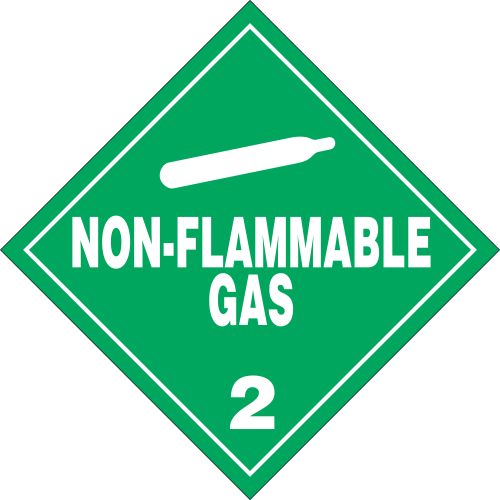
#> input picture Test_Images/placard-2-non-flammable-gas.png, 500 x 500 px
$ python -i ocr.py   (imports and definitions only)
#> lines starting #> are read from the running program, lines starting #| are printed output that depends on the picture; after the words box and inside, x2 and y2 are one past the last pixel; in counts of white or black regions, pixels touching at a corner belong together
#> further down, picture is the input picture: shape (500, 500, 3); mean B, G, R 190.2, 218.8, 152.8
import cv2
import numpy as np
from PIL import Image
import os
import pytesseract
import string
from difflib import SequenceMatcher

#list of the possible texts found on the hazmat labels
words = ['CORROSIVE','RADIOACTIVE I','RADIOACTIVE II', 'RADIOACTIVE III', 'RADIOACTIVE',
	'INHALATION HAZARD', 'POISON', 'ORGANIC PEROXIDE', 'OXIDZER', 'EXPLOSIVE', 'POISONOUS GAS',
	'BLASTING AGENT', 'FLAMMABLE GAS', 'NON FLAMMABLE GAS', 'FLAMMABLE LIQUID', 'DANGEROUS WHEN WET',
	'SPONTANEOUSLY COMBUSTIBLE', 'COMBUSTIBLE', 'FLAMMABLE', 'FUEL OIL', 'GASOLINE', 'TOXIC']

def ocr(image):
	#preprocessing to help tesseract with OCR
	grey = cv2.cvtColor(image,cv2.COLOR_BGR2GRAY)
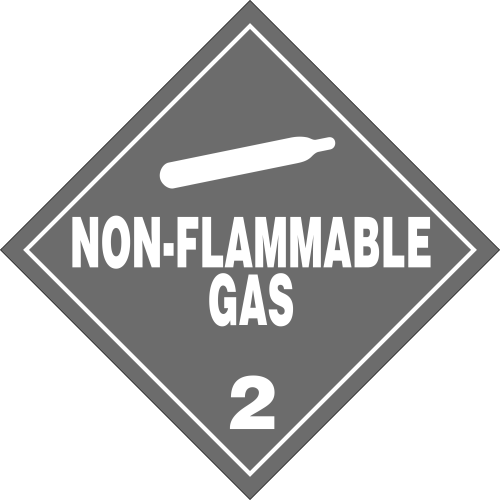
#> grey: shape (500, 500); min 60, max 255, mean 195.7
	grey = cv2.threshold(grey, 0, 255,cv2.THRESH_BINARY | cv2.THRESH_OTSU)[1]
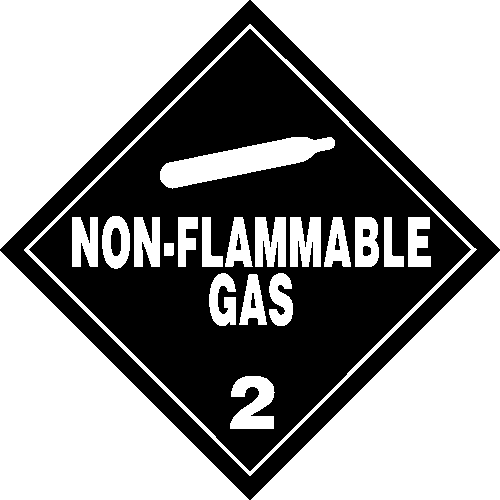
#> grey: shape (500, 500); 59.6% white; 8 black regions, largest, box (x1, y1, x2, y2) and area: (29, 29, 471, 471) 77767, (0, 0, 500, 500) 22831, (111, 228, 121, 256) 240
	grey = cv2.medianBlur(grey, 3)
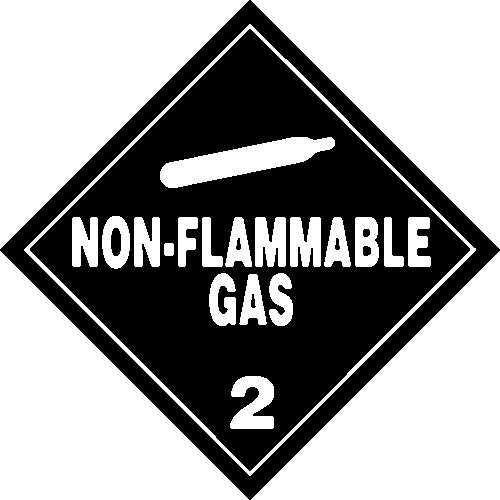
#> grey: shape (500, 500); 59.6% white; 8 black regions, largest, box (x1, y1, x2, y2) and area: (30, 29, 470, 471) 77802, (0, 0, 500, 500) 22832, (111, 228, 121, 256) 240

	#create a new image for tesseract to use
	filename = "{}.png".format(os.getpid())
	cv2.imwrite(filename, image)

	#run tesseract with a restriction on whitelisted charcters
#> (the run stopped early here; a loop or call above may not have finished)

$ run again, on Test_Images/placard-2-oxygen-notext-noclass.png
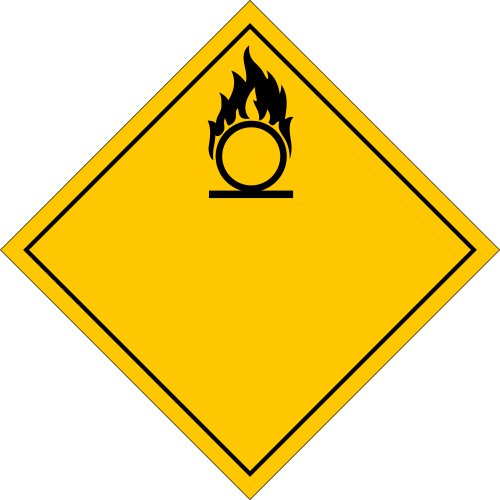
#> input picture Test_Images/placard-2-oxygen-notext-noclass.png, 500 x 500 px
#> picture is the input picture: shape (500, 500, 3); mean B, G, R 127.5, 218.1, 243.7
#> in ocr, `grey = cv2.threshold(grey, 0, 255,cv2.THRESH_BINARY | cv2.THRESH_OTSU)..`:
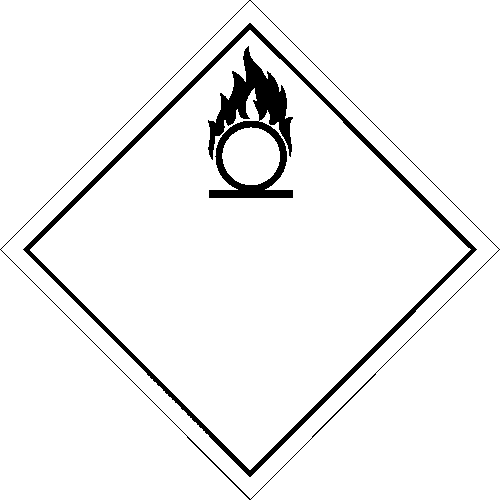
#> grey: shape (500, 500); 95.1% white; 3 black regions, box (x1, y1, x2, y2) and area: (23, 23, 477, 477) 5989, (208, 46, 293, 198) 5200, (0, 0, 500, 500) 1125
#> in ocr, `grey = cv2.medianBlur(grey, 3)`:
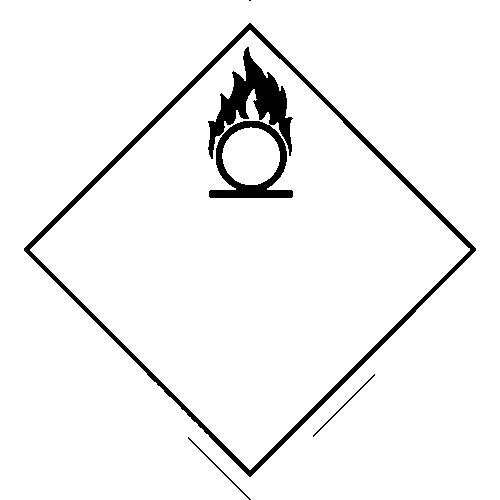
#> grey: shape (500, 500); 95.4% white; 5 black regions (1 under 20 px), largest, box (x1, y1, x2, y2) and area: (24, 23, 476, 477) 5990, (208, 47, 293, 198) 5201, (188, 437, 251, 500) 125, (313, 374, 375, 437) 124

$ run again, on Test_Images/placard-4-dangerous-when-wet.png
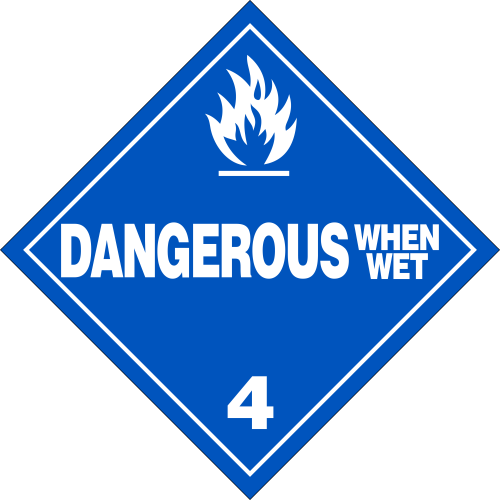
#> input picture Test_Images/placard-4-dangerous-when-wet.png, 500 x 500 px
#> picture is the input picture: shape (500, 500, 3); mean B, G, R 227.7, 185.6, 152
#> in ocr, `grey = cv2.threshold(grey, 0, 255,cv2.THRESH_BINARY | cv2.THRESH_OTSU)..`:
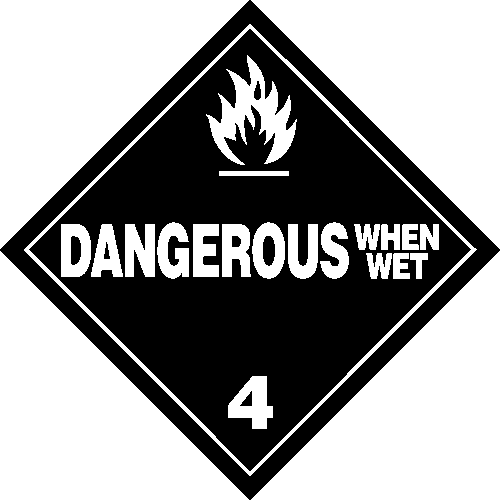
#> grey: shape (500, 500); 59.2% white; 8 black regions, largest, box (x1, y1, x2, y2) and area: (29, 29, 471, 471) 78234, (0, 0, 500, 500) 22831, (263, 236, 275, 266) 301
#> in ocr, `grey = cv2.medianBlur(grey, 3)`:
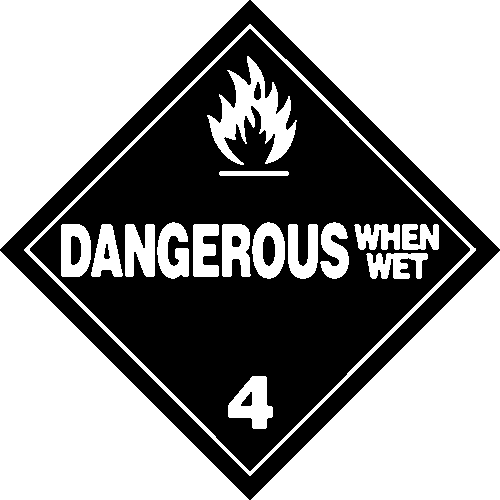
#> grey: shape (500, 500); 59.2% white; 8 black regions, largest, box (x1, y1, x2, y2) and area: (30, 29, 470, 471) 78263, (0, 0, 500, 500) 22832, (263, 236, 275, 266) 300

$ run again, on Test_Images/placard-5_2-organic-peroxide.png
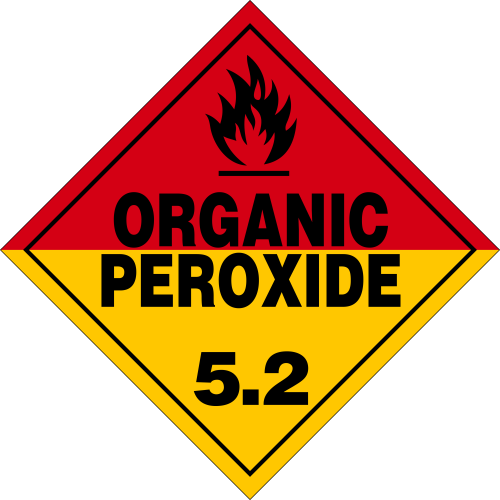
#> input picture Test_Images/placard-5_2-organic-peroxide.png, 500 x 500 px
#> picture is the input picture: shape (500, 500, 3); mean B, G, R 131.1, 163.9, 213.3
#> in ocr, `grey = cv2.threshold(grey, 0, 255,cv2.THRESH_BINARY | cv2.THRESH_OTSU)..`:
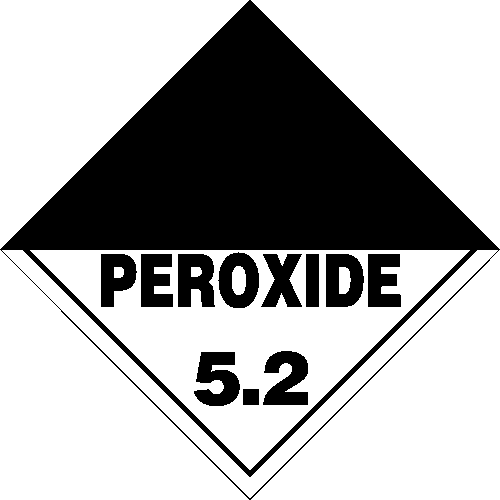
#> grey: shape (500, 500); 67.6% white; 12 black regions, largest, box (x1, y1, x2, y2) and area: (0, 0, 500, 500) 66813, (194, 352, 240, 406) 1644, (263, 351, 308, 405) 1628
#> in ocr, `grey = cv2.medianBlur(grey, 3)`:
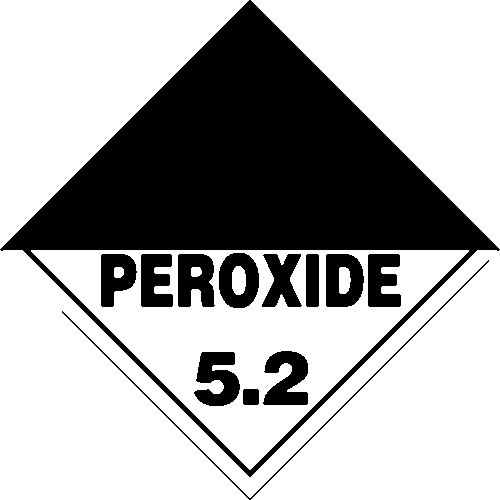
#> grey: shape (500, 500); 67.7% white; 13 black regions, largest, box (x1, y1, x2, y2) and area: (0, 0, 500, 477) 65892, (194, 352, 240, 406) 1643, (263, 351, 308, 405) 1625
